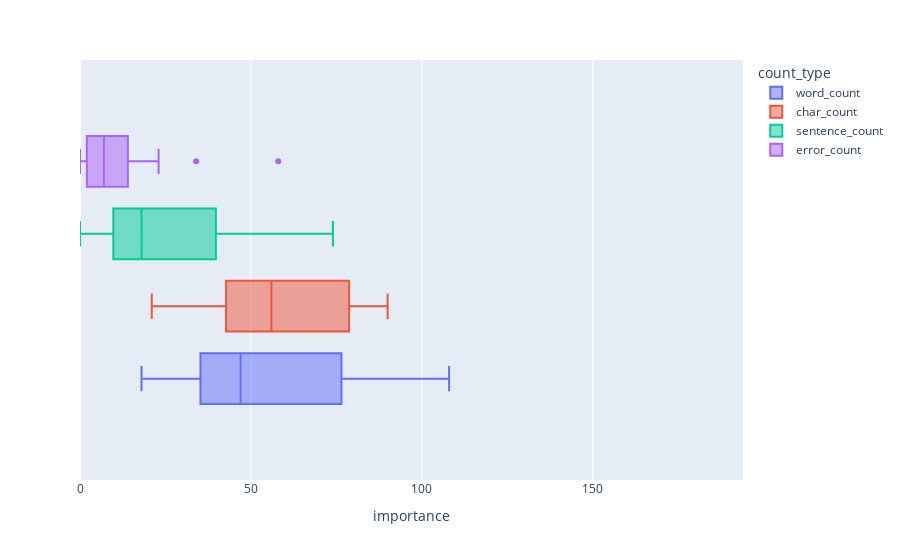

Notebook code for this chart:
### Code cell
px.box(
    paragraph_features,
    x="importance",
    color="count_type",
    range_x=(df.importance.min(), df.importance.max()),
)

### Figure 1 — Plotly figure (JSON) as saved in the notebook; plotly's stock layout.template omitted (floating-point values rounded to 4 significant figures)
{"data": [{"alignmentgroup": "True", "hovertemplate": "count_type=word_count<br>importance=%{x}<extra></extra>", "legendgroup": "word_count", "marker": {"color": "#636efa"}, "name": "word_count", "notched": false, "offsetgroup": "word_count", "orientation": "h", "showlegend": true, "type": "box", "x": [108, 66, 47, 41, 18], "x0": " ", "xaxis": "x", "y0": " ", "yaxis": "y"}, {"alignmentgroup": "True", "hovertemplate": "count_type=char_count<br>importance=%{x}<extra></extra>", "legendgroup": "char_count", "marker": {"color": "#EF553B"}, "name": "char_count", "notched": false, "offsetgroup": "char_count", "orientation": "h", "showlegend": true, "type": "box", "x": [90, 75, 56, 50, 21], "x0": " ", "xaxis": "x", "y0": " ", "yaxis": "y"}, {"alignmentgroup": "True", "hovertemplate": "count_type=sentence_count<br>importance=%{x}<extra></extra>", "legendgroup": "sentence_count", "marker": {"color": "#00cc96"}, "name": "sentence_count", "notched": false, "offsetgroup": "sentence_count", "orientation": "h", "showlegend": true, "type": "box", "x": [74, 55, 45, 38, 25, 20, 18, 16, 13, 11, 6, 0, 0], "x0": " ", "xaxis": "x", "y0": " ", "yaxis": "y"}, {"alignmentgroup": "True", "hovertemplate": "count_type=error_count<br>importance=%{x}<extra></extra>", "legendgroup": "error_count", "marker": {"color": "#ab63fa"}, "name": "error_count", "notched": false, "offsetgroup": "error_count", "orientation": "h", "showlegend": true, "type": "box", "x": [58, 34, 23, 11, 8, 7, 7, 5, 5, 2, 2, 0, 0], "x0": " ", "xaxis": "x", "y0": " ", "yaxis": "y"}], "layout": {"boxmode": "group", "legend": {"title": {"text": "count_type"}, "tracegroupgap": 0}, "margin": {"t": 60}, "xaxis": {"anchor": "y", "domain": [0, 1], "range": [0, 194], "title": {"text": "importance"}}, "yaxis": {"anchor": "x", "domain": [0, 1]}}}
